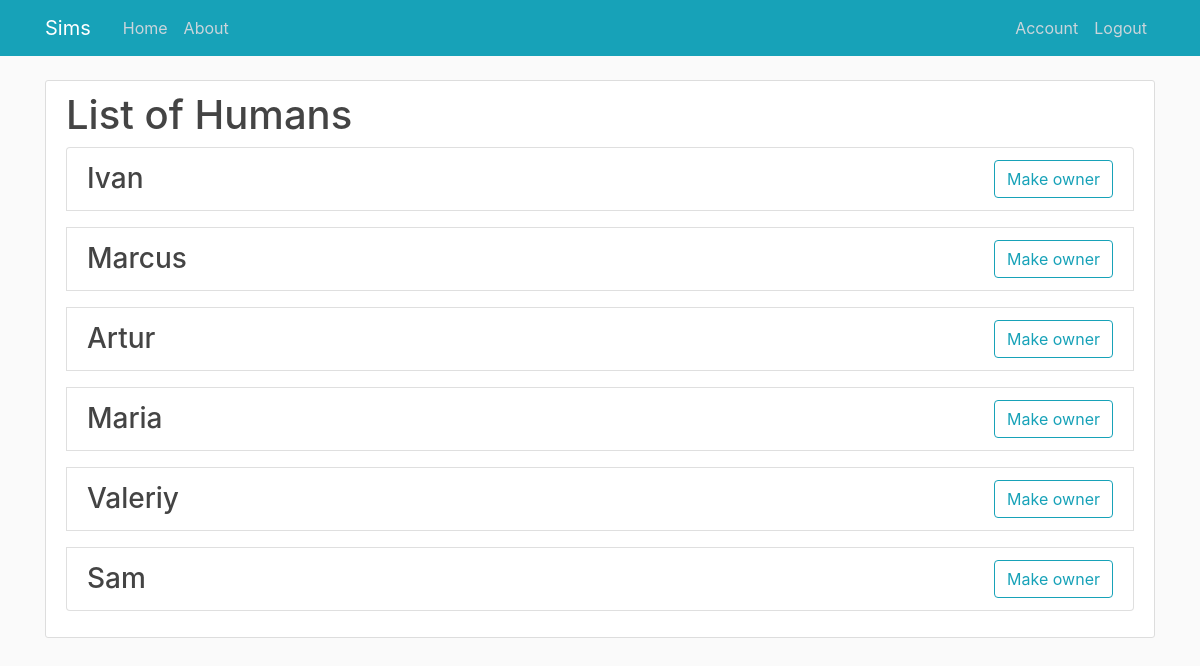
Screenshot of /humans/vehicle/2 (signed in) with the database file from the repository.
### sims/models.py (models this page shows, shortened)
class Human(db.Model):
    id = db.Column(db.Integer, primary_key=True)
    name = db.Column(db.String(100), nullable=False)
    surname = db.Column(db.String(100), nullable=False)
    gender = db.Column(db.Enum(Gender), nullable=False)
    age = db.Column(db.Integer, nullable=False)
    job = db.Column(db.Enum(Job), default=Job.UNEMPLOYED)
    x_coordinate = db.Column(db.Integer, nullable=False, default=0)
    y_coordinate = db.Column(db.Integer, nullable=False, default=0)
    family_id = db.Column(db.Integer, db.ForeignKey('family.id'))
    plumbob = db.Column(db.Enum(Plumbob), default=Plumbob.GREEN)

### sims/humans/routes.py (the view)
@humans.route("/humans/vehicle/<int:vehicle_id>", methods=['GET', 'POST'])
@login_required
def humans_vehicle(vehicle_id):
    humans = Human.query.all()
    return render_template('humans/humans_vehicle.html', title='List of Humans',
                           humans=humans, vehicle_id=vehicle_id)

### sims/models.py (called while the page is built)
@login_manager.user_loader
def load_user(user_id):
    return User.query.get(int(user_id))

### sims/templates/humans/humans_vehicle.html
{% extends "layout.html" %}
{% block content %}
    <div class="content-section">
        <h1>List of Humans</h1>
        <ul class="list-group">
            {% for human in humans %}
                <li class="list-group-item d-flex justify-content-between align-items-center mb-3">
                    <h3 class="mb-0">{{ human.name }}</h3>
                    <a href="{{ url_for('vehicles.vehicle_add_human', vehicle_id=vehicle_id, human_id=human.id) }}" class="btn btn-outline-info">Make owner</a>
                </li>
            {% endfor %}
        </ul>
    </div>
{% endblock content %}

### sims/static/main.css (style rules this page uses)
body { background: #fafafa; color: #333333; margin-top: 5rem; }
h1, h2, h3, h4, h5, h6 { color: #444444; }
.content-section { background: #ffffff; padding: 10px 20px; border: 1px solid #dddddd; border-radius: 3px; margin-bottom: 20px; }

### rows the page displays
Human: name "Ivan"
Human: name "Marcus"
Human: name "Artur"
Human: name "Maria"
Human: name "Valeriy"
Human: name "Sam"
